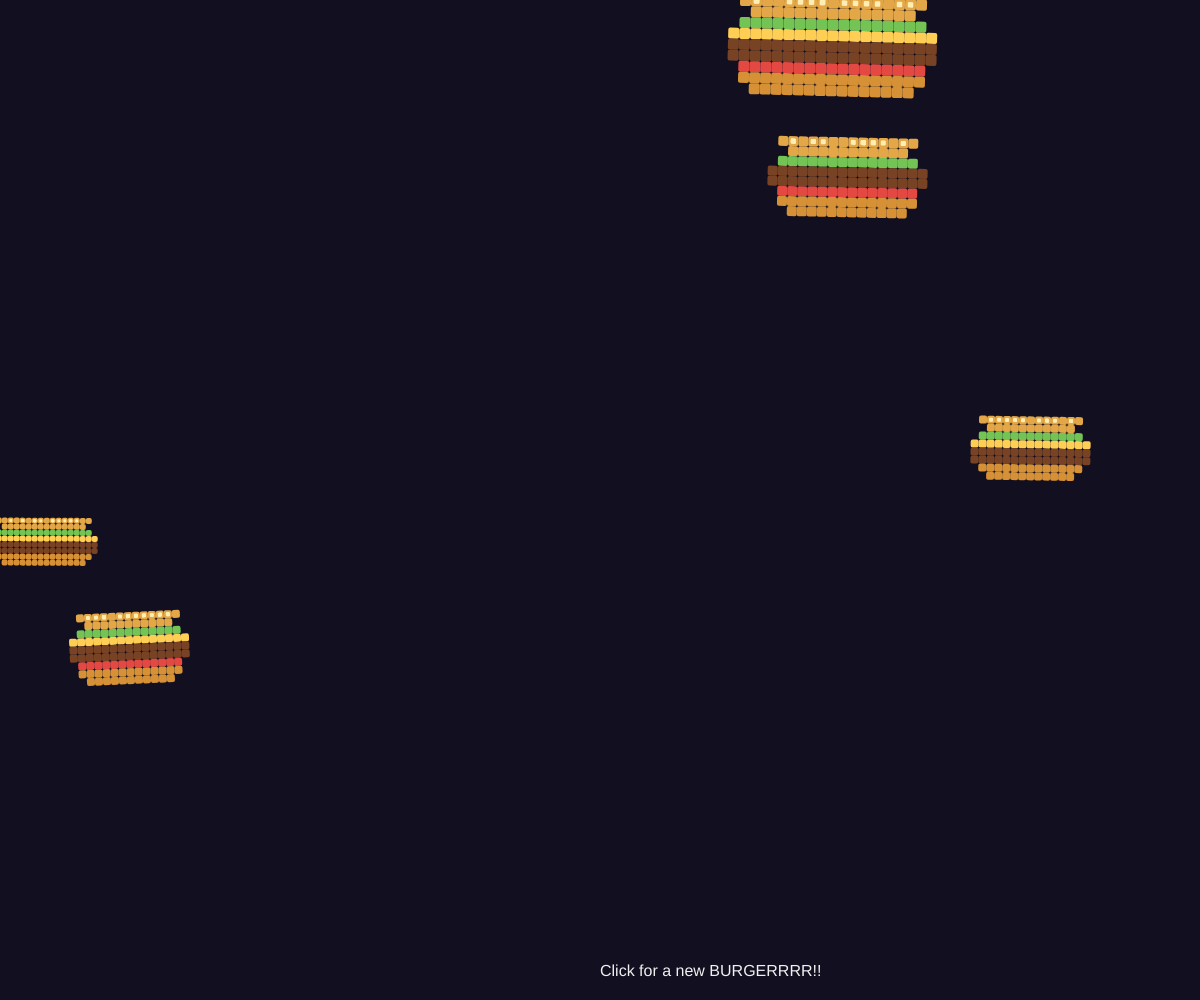
Frame 1 (no input)
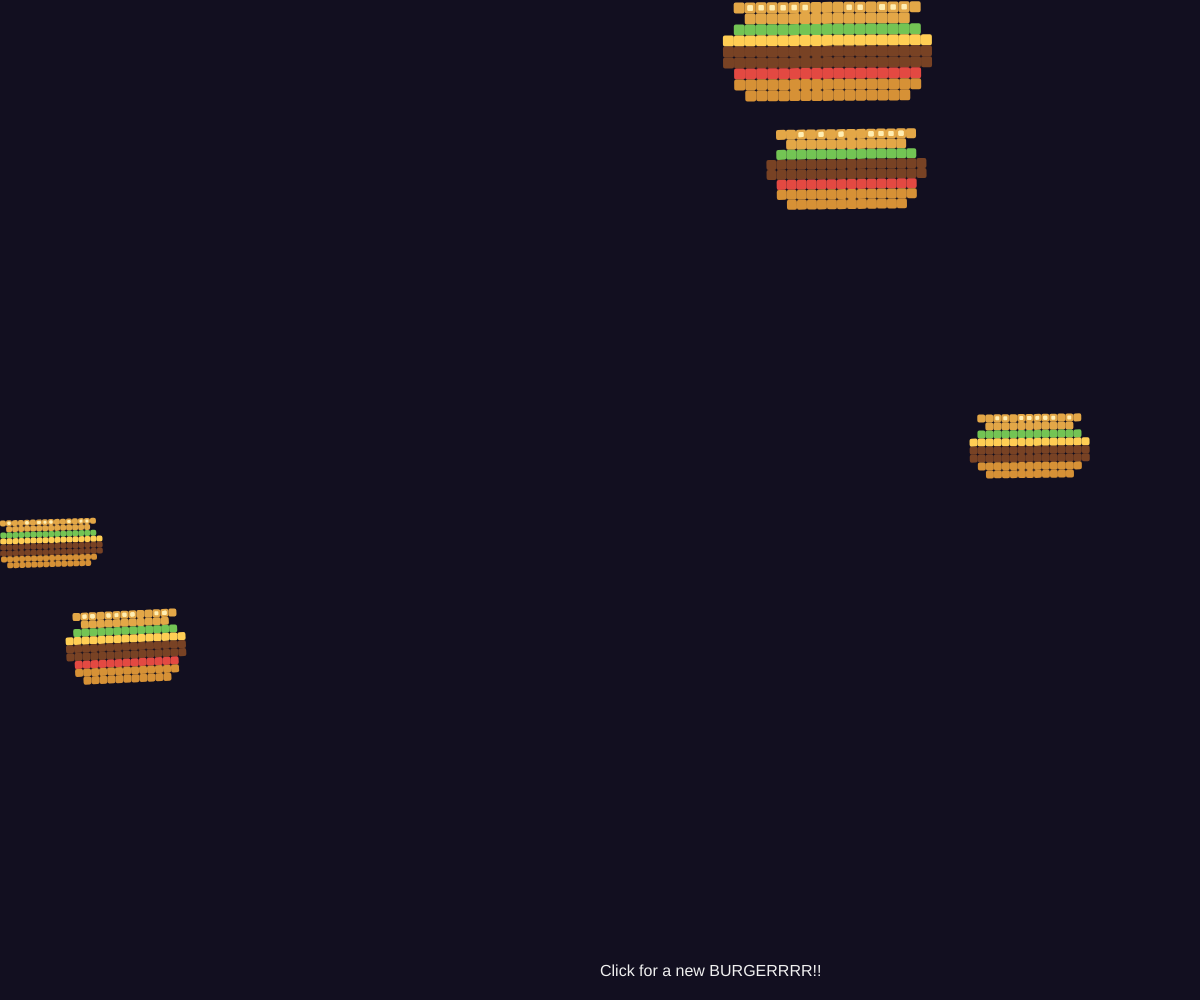
Frame 60 (no input)
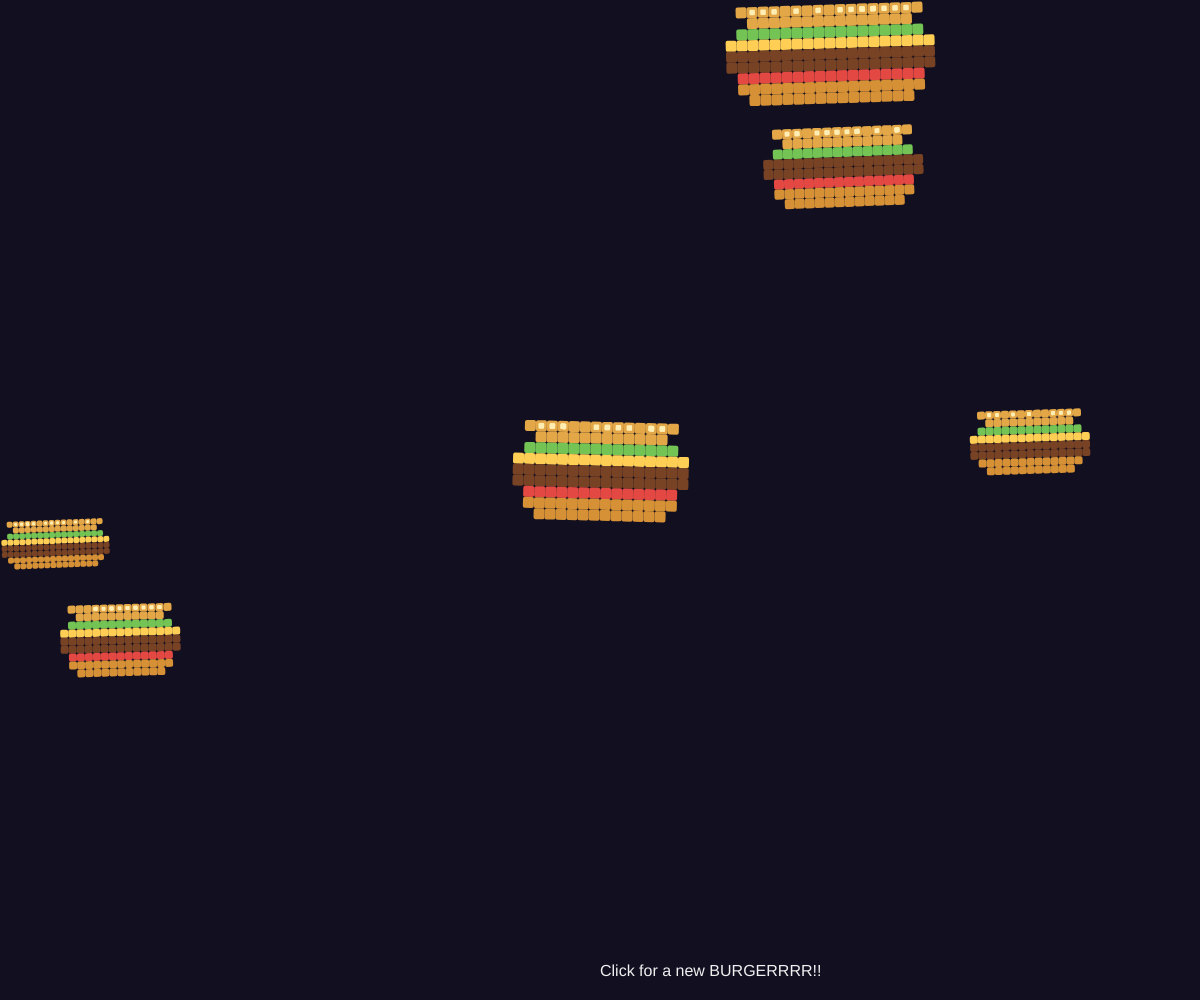
Frame 120 (the mouse pressed at the canvas centre since frame 60)

The p5.js sketch that drew these frames (run headless with seeded random() and noise() and a simulated clock; from frame 60 on, the mouse is pressed at the canvas centre):

// p5.js sketch
// ── sketch.js
// ===================== Pixel Burger Factory (Random Float Version) =====================
// I decide to create a pixel art style burger generator since burgers are fun and they are easy to built!
// I call inspiration from the odl Zelda game I played where pixel art are used extensively
// to create various objects, characters, and food items.
// I wanted to create something fun and light-hearted for this assignment since
// the previous assignments were all about serious topics like space and planets.

// Each burger is randomly generated with different layers and sizes
// The burgers will float around the screen using Perlin noise for smooth motion
// Click anywhere to generate a new burger at that position

let burgers = []; // Array to store multiple burger objects

function setup() {
  createCanvas(windowWidth, windowHeight);
  rectMode(CORNER); // Changed to CORNER for easier pixel drawing
  noStroke();

  // I just feel like it would not feel like a factory without some initial products
  // So I added some initial burgers floating around!
  // Initial few burgers that floarts around
  for (let i = 0; i < 5; i++) {
    burgers.push(new Burger(random(width), random(height)));
  }
}

function draw() {
  background(18, 15, 32);

  // update and display all burgers within the array
  for (let i = 0; i < burgers.length; i++) { 
    burgers[i].update(); // update position and state
    burgers[i].display(); // draw the burgers!
  }

  // some instructions!
  fill(240);
  textSize(16);
  text("Click for a new BURGERRRR!!", width / 2, height - 24);
}

function mousePressed() {
  burgers.push(new Burger(mouseX, mouseY)); // click to add a new burger at mouse position

}

// ============================ Burger Class =============================
// Each burger has random size, layers, and floats around using noise
// The burger is drawn using small rectangles to create a pixel art effect
// =======================================================================

class Burger {
  constructor(x, y) {
    // random initial position for each burger
    // this is the base position around which it will float
    // the actual position will be floated using noise within update()
    this.baseX = x;
    this.baseY = y;

    // pixel size and width of the burger
    this.pixel = int(random(6, 12)); // size of each single pixel block, int() is used to ensure whole number
    this.pxWidth = int(random(16, 22)); // the width of the burger in pixel blocks
    this.hasCheese = random() < 0.7; // given it a 70% chance to have cheese
    this.hasTomato = random() < 0.6; // given it a 60% chance to have tomato slices

    // the "floaty" noise parameters
    // initial x and y noise positions
    this.nx = random(1000); 
    this.ny = random(2000);
    // speed of how fast the noise is changing
    // controls the smoothness of the floating motion
    this.speedX = random(0.003, 0.006); 
    this.speedY = random(0.002, 0.005);
    // maximum float distance from base position
    // this creates a smooth floating effect
    this.floatX = random(15, 40); 
    this.floatY = random(10, 30);

    // floating effect parameters
    this.swingSeed = random(3000); // given a different seed for each burger to vary their swinging motion
    this.swingSpeed = random(0.01, 0.02); // the speed of swinging
    this.swingAmp = random(0.02, 0.05); // the amplitude of swinging

    // color for different ingredients
    this.colBunTop = color(227, 167, 71); 
    this.colBunBottom = color(214, 145, 54);
    this.colSesame = color(255, 238, 179);
    this.colLettuce = color(115, 196, 84);
    this.colCheese = color(255, 206, 84);
    this.colPatty = color(120, 66, 36);
    this.colTomato = color(227, 73, 66);
    this.sesameCount = int(random(10, 20)); 
    // number of sesame seeds on top bun
    // I decided to randomize this for more variety and interesting look!
    // I decide to have lettuce always present for a healthier burger!
  }

  update() {
    // updating the position using noise function for smooth floating motion
    // use noise to get smooth x and y offsets
    this.nx += this.speedX;
    this.ny += this.speedY;
    // calculating the actual position by a noise-based offset from base position
    this.x = this.baseX + map(noise(this.nx), 0, 1, -this.floatX, this.floatX);
    this.y = this.baseY + map(noise(this.ny), 0, 1, -this.floatY, this.floatY);
    // calculate swinging angle using sin() function for smooth swinging motion!
    // the sin() function allows the angle to swing between(-swingAmp, swingAmp)
    this.angle = sin((frameCount + this.swingSeed) * this.swingSpeed) * this.swingAmp;
  }

  // drawing out the actual burgers now!
  display() {
    push();
    translate(this.x, this.y); // move to the "burger's" position
    rotate(this.angle); // apply the swinging rotation

    let p = this.pixel; // nidividual pixel size
    let w = this.pxWidth; // how many pixels are within one row of burger
    let pad = 2; // padding pixels on each side, creating the feeling of "layers" within the burger
    let yCursor = -6 * p; // drawing from top to bottom, adding current y position to each layer

    this.drawRow(w - pad * 2, yCursor, this.colBunTop, p); // top bun
    yCursor += p; // move down for next layer
    this.drawRow(w - (pad + 1) * 2, yCursor, this.colBunTop, p); // a another top bun layer slightly smaller for rounded effect
    yCursor += p;
    this.drawSesame(w - (pad + 1) * 2, yCursor - 2 * p, p, this.sesameCount); // draw sesame seeds on top bun
    this.drawRow(w - pad * 2, yCursor, this.colLettuce, p); // lettuce layer, its always good for some veggies in your burgers!
    yCursor += p;

    // conditional layers in below
    if (this.hasCheese) {
      this.drawRow(w - (pad - 1) * 2, yCursor, this.colCheese, p); // add a cheese layer if applicable
      yCursor += p;
    }

    this.drawRow(w - (pad - 1) * 2, yCursor, this.colPatty, p); // a patty layer
    yCursor += p;
    this.drawRow(w - (pad - 1) * 2, yCursor, this.colPatty, p); // another patty layer, since I feel like double patties are more attractive.
    yCursor += p;

    if (this.hasTomato) { // add tomato slices if applicable
      this.drawRow(w - pad * 2, yCursor, this.colTomato, p);
      yCursor += p;
    }

    this.drawRow(w - pad * 2, yCursor, this.colBunBottom, p); // bottom bun
    yCursor += p;
    this.drawRow(w - (pad + 1) * 2, yCursor, this.colBunBottom, p); // add a smaller layer of bottom bun for rounded effect

    pop();
  }

  // the function to draw a single row of pixels
  // pxCount: how many pixels in this row
  // yOffset: y position of this row relative to burger center
  // col: color of this row
  // p: size of each pixel block
  drawRow(pxCount, yOffset, col, p) { 
    push();
    fill(col); 
    let totalW = pxCount * p; // total width of this row
    let xStart = -totalW / 2; // starting x position to center the row
    for (let i = 0; i < pxCount; i++) { // draw each pixel block
      rect(xStart + i * p, yOffset, p, p, 2);
    }
    pop();
  }

  // the function to draw sesame seeds on top bun
  // pxCount: how many pixels in the top bun row
  // yOffset: y position of the top bun row
  // p: size of each pixel block 
  // count: number of sesame seeds to draw in this row
  drawSesame(pxCount, yOffset, p, count) {
    push();
    fill(this.colSesame); 
    let totalW = pxCount * p; // total width of the top bun row
    let xStart = -totalW / 2; // starting x position to center the row
    for (let i = 0; i < count; i++) { // draw each sesame seed, randomly positioned
      let idx = int(random(0, pxCount));
      let s = max(3, p * 0.5); // sesame seed size, at least 3 pixels or half of pixel size
      rect(xStart + idx * p + (p - s) / 2, yOffset + (p - s) / 2, s, s, 1);
    }
    pop();
  }
}
// ============================ End of Burger Class =============================
// Juet for myself to remember:
// push() and pop() are used to isolate transformations and styles
// let burgers = [] creates an array to hold multiple burger objects
// burgers.push(...) within mousePressed() adds a new burger to the array 
// within draw(), we loop through all burgers to update and display them
// ==============================================================================
function windowResized() {
  resizeCanvas(windowWidth, windowHeight);
}
